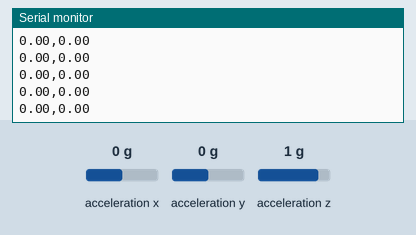
This sketch was run on a simulated Arduino Uno, built with avr-gcc and run on an emulated ATmega328P. Parts: the last lines printed to the serial monitor. Inputs (shaded band) come from the test bench; at power-on: acceleration x 0 g, acceleration y 0 g, acceleration z 1 g.

Above: at 1.2 s.
1.3 s: acceleration x set to -1.4 g
At 1.8 s:
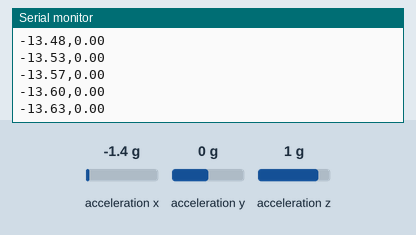
2.8 s: acceleration x set to -0.8 g
At 3.4 s:
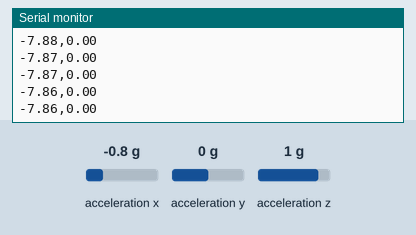
5.8 s: acceleration y set to -1.4 g
At 6.5 s:
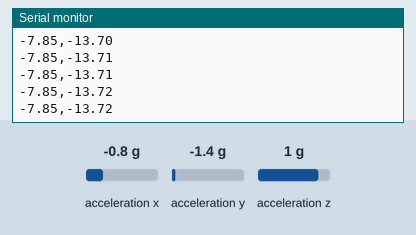
Timing chart, 0 to 8.8 s (numbered marks = the images above; inputs shaded):
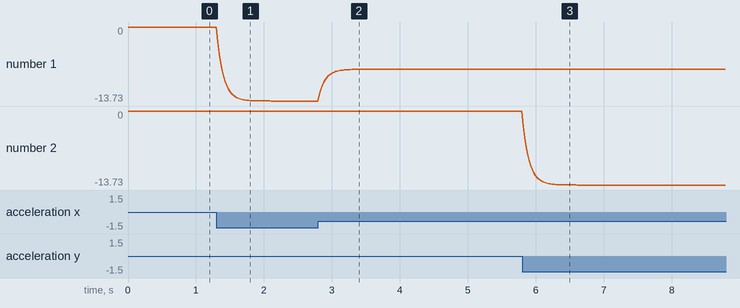

Measured:
- after the input at 1.3 s, the serial monitor: prints a new line at once (image 1)
- after the input at 2.8 s, the serial monitor: prints a new line at once (image 2)
- after the input at 5.8 s, the serial monitor: prints a new line at once (image 3)
- plotted number 1: 0 → -13.73 after the input at 1.3 s, -13.73 → -7.85 after the input at 2.8 s
- plotted number 2: 0 → -13.73 after the input at 5.8 s

The sketch:

TiltSensingV1.ino
```cpp
#include <Wire.h>
#include <Adafruit_Sensor.h>
#include <Adafruit_ADXL345_U.h>

Adafruit_ADXL345_Unified accel = Adafruit_ADXL345_Unified(12345);

//Filter variables
float filteredX = 0;
float filteredY = 0;
float alpha = 0.2; //Adjust this (0.05 to 0.5) to balance smoothness vs lag

void setup() {
  Serial.begin(9600);
  if(!accel.begin()){
    Serial.println("No sensor found");
    while(1);
  }

  //Set filter with a baseline reading
  sensors_event_t event;
  accel.getEvent(&event);
  filteredX = event.acceleration.x;
  filteredY = event.acceleration.y;
}

void loop() {
  sensors_event_t event;
  accel.getEvent(&event);

  //Low-Pass Filter formula
  filteredX = (alpha * event.acceleration.x) + ((1.0 - alpha) * filteredX);
  filteredY = (alpha * event.acceleration.y) + ((1.0 - alpha) * filteredY);

  // Send to Computer
  Serial.print(filteredX);
  Serial.print(",");
  Serial.println(filteredY);

  delay(20); //Fast sampling(50Hz)
}
```
